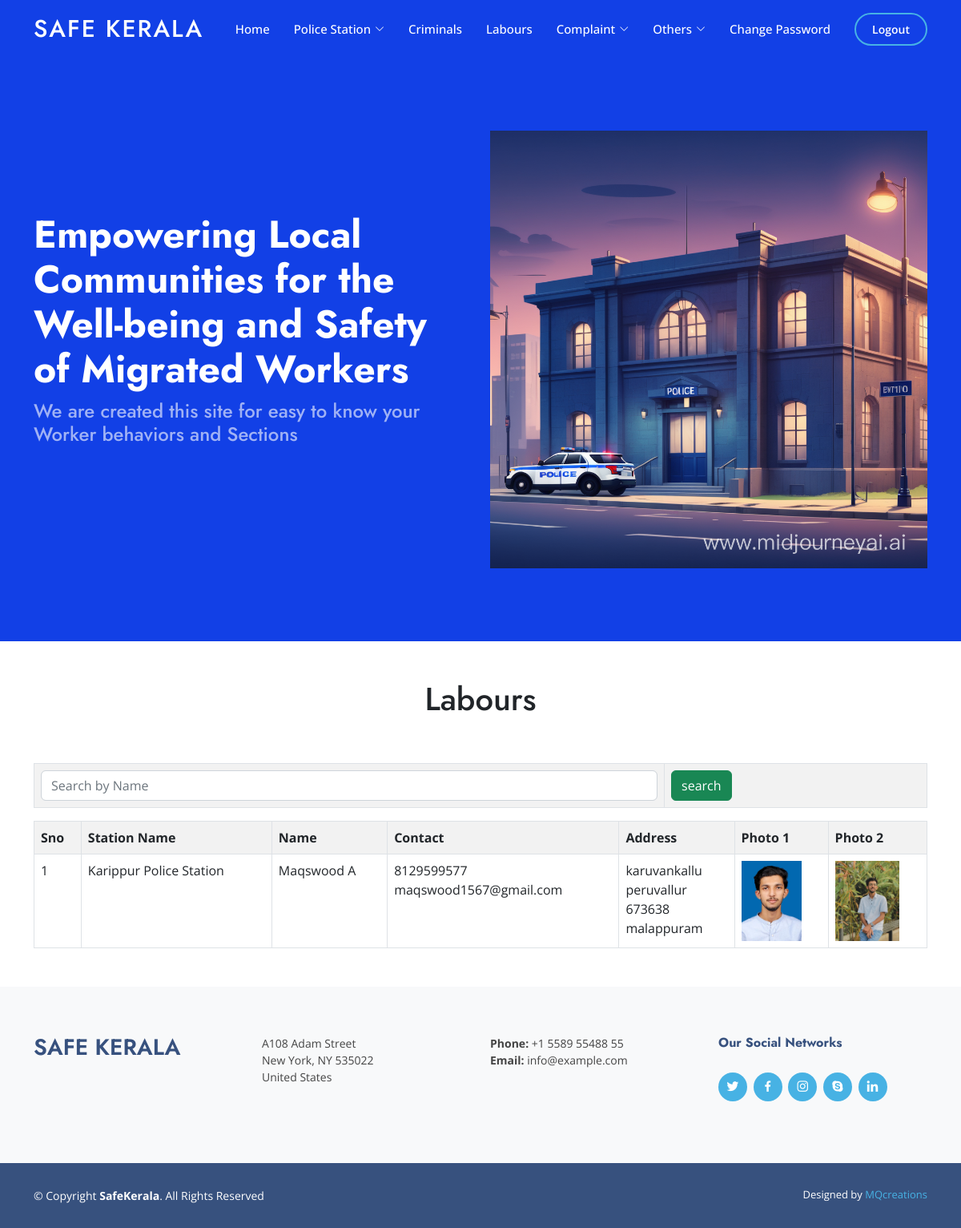
The page /view_labour/ on the database its author committed.
### safekerala_admin/models.py (models this page shows)
class LabourDB(models.Model):
    lb_name = models.CharField(max_length=50, blank=True, null=True)
    lb_email = models.EmailField(max_length=50, blank=True, null=True)
    lb_phone = models.IntegerField(null=True, blank=True)
    lb_id_proof = models.FileField(upload_to="id proof ", null=True, blank=True)
    lb_place = models.CharField(max_length=50, blank=True, null=True)
    lb_post = models.CharField(max_length=50, blank=True, null=True)
    lb_district = models.CharField(max_length=50, blank=True, null=True)
    lb_pincode = models.IntegerField(null=True, blank=True)
    lb_photo1 = models.ImageField(upload_to="media/labour photo", null=True, blank=True)
    lb_photo2 = models.ImageField(upload_to="media/labour photo", null=True, blank=True)
    lb_category = models.CharField(max_length=50, blank=True, null=True)
    lb_gender = models.CharField(max_length=5, blank=True, null=True)
    lb_dob = models.DateField(null=True, blank=True)
    station = models.ForeignKey(StationsDB, on_delete=models.CASCADE, null=True, blank=True)
    is_blocked = models.BooleanField(default=False)
    face_data = models.BinaryField(null=True, blank=True)

class StationsDB(models.Model):
    StationName = models.CharField(max_length=20, null=True, blank=True)
    Email = models.EmailField(max_length=50, null=True, blank=True)
    Phone = models.IntegerField(null=True, blank=True)
    Post = models.CharField(max_length=50, null=True, blank=True)
    District = models.CharField(max_length=20, null=True, blank=True)
    Place = models.CharField(max_length=20, null=True, blank=True)
    Pin = models.IntegerField(null=True, blank=True)
    Latitude = models.FloatField(null=True, blank=True)
    Longitude = models.FloatField(null=True, blank=True)
    username = models.CharField(max_length=50, null=True, blank=True)
    password = models.CharField(max_length=8, blank=True, null=True)

### safekerala_admin/views.py (the view)
# urls.py: path('view_labour/', views.view_labour, name="view_labour"),
def view_labour(req):
    data = LabourDB.objects.all()
    query = req.POST.get('textfield')
    if query:
        data = data.filter(lb_name__icontains=query)
    return render(req, "view_labour.html", {'data': data})

### safekerala_admin/templates/view_labour.html (shortened to what this page needs)
{% extends 'ad_index.html' %}
{% block content %}
  <body>
    <h1 class="text-dark text-center pb-5">Labours</h1>
    <form id="laboursForm" action="" method="post">
      <table class="table table-bordered table-striped">
        <tr>
          <td><input type="text" name="textfield" placeholder="Search by Name" id="textfield" class="form-control" required/></td>
          <td><input type="submit" name="textfield2" id="submitButton" value="search" class="btn btn-success"/></td>
        </tr>
      </table>
      <table class="table table-bordered table-striped">
        <tr>
          <th>Sno</th>
          <th>Station Name</th>
          <th>Name</th>
          <th>Contact</th>
          <th>Address</th>
          <th>Photo 1</th>
          <th>Photo 2</th>
        </tr>
        {% for i in data %}
          <tr>
            <td>{{forloop.counter}}</td>
            <td>{{i.station.StationName}}</td>
            <td>{{i.lb_name}}</td>
            <td>{{i.lb_phone}}<br>{{i.lb_email}}</td>
            <td>{{i.lb_place}}<br>{{i.lb_post}}<br>{{i.lb_pincode}}<br>{{i.lb_district}}</td>
            <td><img src="{{i.lb_photo1.url}}" height="100px"/></td>
            <td><img src="{{i.lb_photo2.url}}" height="100px"/></td>
          </tr>
        {% endfor %}
      </table>
    </form>
  </body>
{% endblock %}

### safekerala_admin/static/css/style.css (style rules this page uses)
body { font-family: "Open Sans", sans-serif; color: #444444; }
h1, h2, h3, h4, h5, h6 { font-family: "Jost", sans-serif; }

### rows shown on the page
LabourDB: station.StationName "Karippur Police Station", lb_name "Maqswood A", lb_phone "8129599577", lb_email "maqswood1567@gmail.com", lb_place "karuvankallu", lb_post "peruvallur", lb_pincode "673638", lb_district "malappuram", lb_photo1 (picture), lb_photo2 (picture)
